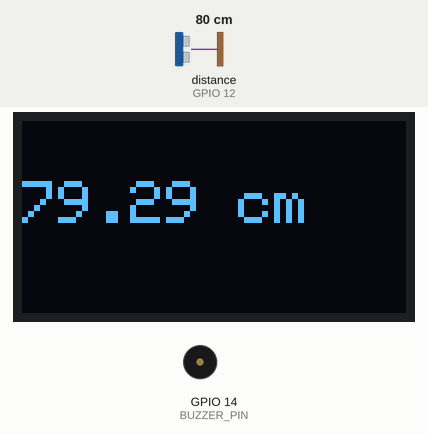
This sketch was run on a simulated ESP32. Parts: 128×64 one-colour display, buzzer (waves = sounding, pin HIGH). Wiring (inferred from the names in the program): ultrasonic range finder: trigger GPIO 13; echo GPIO 12. Inputs (shaded band) come from the test bench; at power-on: distance to the obstacle (sensor on GPIO 12) 80 cm. The echo pulse lasts 58.3 µs per cm; nothing arrives over Bluetooth unless stated; a phone connects over Bluetooth LE 3 s after start; pins used as bus, display or sensor lines are not drawn.

Above: at 1.2 s.
1.3 s: distance to the obstacle (sensor on GPIO 12) set to 63 cm
At 1.9 s:
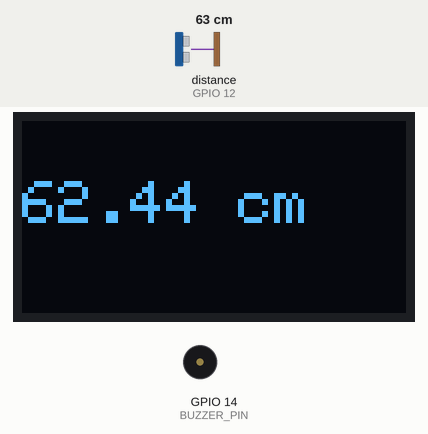
2.8 s: distance to the obstacle (sensor on GPIO 12) set to 58 cm
At 3.02 s:
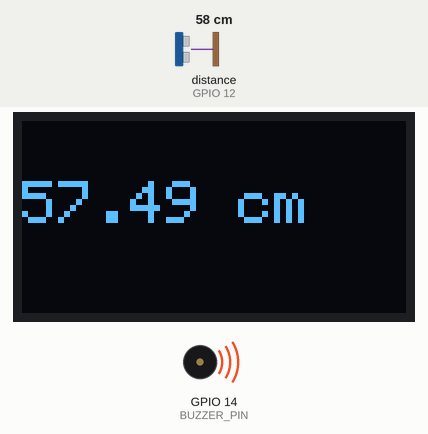
5.8 s: distance to the obstacle (sensor on GPIO 12) set to 2 cm
At 6.44 s:
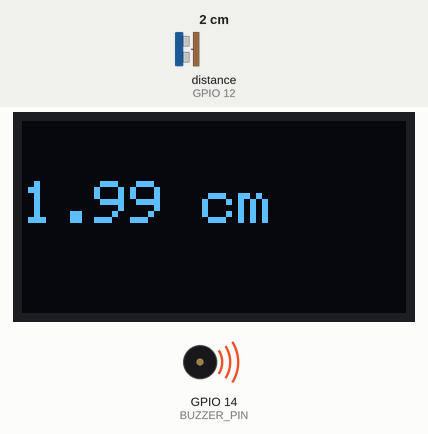
Timing chart, 0 to 13.5 s (numbered marks = the images above; inputs shaded):
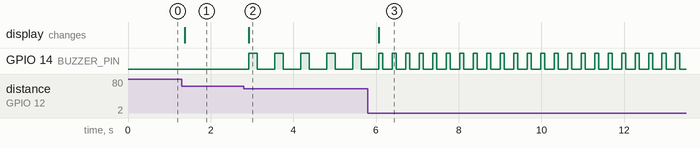

The sketch:

main.ino
```cpp
#include "ultrasonic_sensor.h"
#include "buzzer.h"
#include "i2c_oled.h"
#include "esp32_ble.h"

void setup() {
  Serial.begin(115200);
  setupUltrasonic();
  setupBuzzer();
  setupOLED();
  setupBLE();
}

void loop() {
  float distance = getDistance();
  displayDistance(distance);

  if (distance < 100) {
    buzzPattern(distance);
  }

  sendBLE(distance);
  delay(100);
}
```

buzzer.h
```cpp
#define BUZZER_PIN 14

void setupBuzzer() {
  pinMode(BUZZER_PIN, OUTPUT);
}

void buzzPattern(float distance) {
  if (distance < 30) {
    digitalWrite(BUZZER_PIN, HIGH);
    delay(100);
    digitalWrite(BUZZER_PIN, LOW);
    delay(100);
  } else if (distance < 60) {
    digitalWrite(BUZZER_PIN, HIGH);
    delay(200);
    digitalWrite(BUZZER_PIN, LOW);
    delay(300);
  } else {
    digitalWrite(BUZZER_PIN, LOW);
  }
}
```

esp32_ble.h
```cpp
#include <BLEDevice.h>
#include <BLEServer.h>
#include <BLEUtils.h>
#include <BLE2902.h>

BLECharacteristic *pCharacteristic;
bool deviceConnected = false;

#define SERVICE_UUID "4fafc201-1fb5-459e-8fcc-c5c9c331914b"
#define CHARACTERISTIC_UUID "beb5483e-36e1-4688-b7f5-ea07361b26a8"

void setupBLE() {
  BLEDevice::init("SmartGlassESP32");
  BLEServer *pServer = BLEDevice::createServer();

  BLEService *pService = pServer->createService(SERVICE_UUID);
  pCharacteristic = pService->createCharacteristic(
                      CHARACTERISTIC_UUID,
                      BLECharacteristic::PROPERTY_NOTIFY
                    );

  pCharacteristic->addDescriptor(new BLE2902());
  pService->start();
  BLEAdvertising *pAdvertising = BLEDevice::getAdvertising();
  pAdvertising->start();
}

void sendBLE(float distance) {
  if (deviceConnected) {
    char distStr[8];
    dtostrf(distance, 4, 2, distStr);
    pCharacteristic->setValue(distStr);
    pCharacteristic->notify();
  }
}
```

i2c_oled.h
```cpp
#include <Wire.h>
#include <Adafruit_GFX.h>
#include <Adafruit_SSD1306.h>

#define SCREEN_WIDTH 128
#define SCREEN_HEIGHT 64
#define OLED_RESET -1

Adafruit_SSD1306 display(SCREEN_WIDTH, SCREEN_HEIGHT, &Wire, OLED_RESET);

void setupOLED() {
  if (!display.begin(SSD1306_SWITCHCAPVCC, 0x3C)) {
    Serial.println(F("OLED not found"));
    for (;;);
  }
  display.clearDisplay();
}

void displayDistance(float distance) {
  display.clearDisplay();
  display.setTextSize(2);
  display.setTextColor(WHITE);
  display.setCursor(0, 20);
  display.print(distance);
  display.print(" cm");
  display.display();
}
```

ultrasonic_sensor.h
```cpp
#define TRIG_PIN 13
#define ECHO_PIN 12

void setupUltrasonic() {
  pinMode(TRIG_PIN, OUTPUT);
  pinMode(ECHO_PIN, INPUT);
}

float getDistance() {
  digitalWrite(TRIG_PIN, LOW);
  delayMicroseconds(2);
  digitalWrite(TRIG_PIN, HIGH);
  delayMicroseconds(10);
  digitalWrite(TRIG_PIN, LOW);

  long duration = pulseIn(ECHO_PIN, HIGH);
  float distance = duration * 0.034 / 2;

  return distance;
}
```

Measured:
- the behaviour switches between 61 and 60 cm on distance to the obstacle (sensor on GPIO 12) (found by bisection; images 1 and 2)
- after the input at 1.3 s, the display: changes after 0.07 s (image 1)
- after the input at 2.8 s, GPIO 14 (BUZZER_PIN): alternates HIGH for 0.20 s and LOW for 0.43 s, starting after 0.12 s; the display: changes after 0.12 s (image 2)
- after the input at 5.8 s, GPIO 14 (BUZZER_PIN): alternates HIGH for 0.10 s and LOW for 0.23 s, starting after 0.37 s; the display: changes after 0.27 s (image 3)
